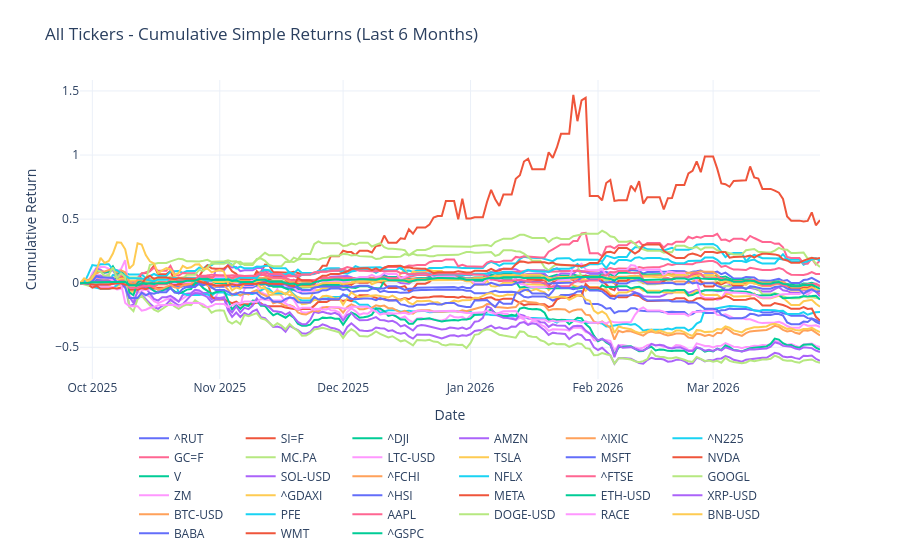

The code cell stored with this chart in its notebook:
### Code cell
# plot last 6 months of cumprod_simple_6m returns 
fig = go.Figure()
for column in cumprod_simple_6m.columns:
    fig.add_trace(
        go.Scatter(
            x=cumprod_simple_6m.index,
            y=cumprod_simple_6m[column],
            mode="lines",
            name=column,
        )
    )

fig.update_layout(
    title="All Tickers - Cumulative Simple Returns (Last 6 Months)",
    xaxis_title="Date",
    yaxis_title="Cumulative Return",
    legend=dict(orientation="h", yanchor="top", y=-0.15, xanchor="center", x=0.5),
    template="plotly_white",
    margin=dict(t=80, b=120),
)
fig.show()

### Figure 1 — Plotly figure (JSON) as saved in the notebook; plotly's stock layout.template omitted (floating-point values rounded to 4 significant figures; data arrays with more than 128 entries replaced by an {"elided": "..."} marker saying what was removed)
{"data": [{"mode": "lines", "name": "^RUT", "type": "scatter", "x": {"elided": "181 str values"}, "y": {"elided": "181 float values"}}, {"mode": "lines", "name": "SI=F", "type": "scatter", "x": {"elided": "181 str values"}, "y": {"elided": "181 float values"}}, {"mode": "lines", "name": "^DJI", "type": "scatter", "x": {"elided": "181 str values"}, "y": {"elided": "181 float values"}}, {"mode": "lines", "name": "AMZN", "type": "scatter", "x": {"elided": "181 str values"}, "y": {"elided": "181 float values"}}, {"mode": "lines", "name": "^IXIC", "type": "scatter", "x": {"elided": "181 str values"}, "y": {"elided": "181 float values"}}, {"mode": "lines", "name": "^N225", "type": "scatter", "x": {"elided": "181 str values"}, "y": {"elided": "181 float values"}}, {"mode": "lines", "name": "GC=F", "type": "scatter", "x": {"elided": "181 str values"}, "y": {"elided": "181 float values"}}, {"mode": "lines", "name": "MC.PA", "type": "scatter", "x": {"elided": "181 str values"}, "y": {"elided": "181 float values"}}, {"mode": "lines", "name": "LTC-USD", "type": "scatter", "x": {"elided": "181 str values"}, "y": {"elided": "181 float values"}}, {"mode": "lines", "name": "TSLA", "type": "scatter", "x": {"elided": "181 str values"}, "y": {"elided": "181 float values"}}, {"mode": "lines", "name": "MSFT", "type": "scatter", "x": {"elided": "181 str values"}, "y": {"elided": "181 float values"}}, {"mode": "lines", "name": "NVDA", "type": "scatter", "x": {"elided": "181 str values"}, "y": {"elided": "181 float values"}}, {"mode": "lines", "name": "V", "type": "scatter", "x": {"elided": "181 str values"}, "y": {"elided": "181 float values"}}, {"mode": "lines", "name": "SOL-USD", "type": "scatter", "x": {"elided": "181 str values"}, "y": {"elided": "181 float values"}}, {"mode": "lines", "name": "^FCHI", "type": "scatter", "x": {"elided": "181 str values"}, "y": {"elided": "181 float values"}}, {"mode": "lines", "name": "NFLX", "type": "scatter", "x": {"elided": "181 str values"}, "y": {"elided": "181 float values"}}, {"mode": "lines", "name": "^FTSE", "type": "scatter", "x": {"elided": "181 str values"}, "y": {"elided": "181 float values"}}, {"mode": "lines", "name": "GOOGL", "type": "scatter", "x": {"elided": "181 str values"}, "y": {"elided": "181 float values"}}, {"mode": "lines", "name": "ZM", "type": "scatter", "x": {"elided": "181 str values"}, "y": {"elided": "181 float values"}}, {"mode": "lines", "name": "^GDAXI", "type": "scatter", "x": {"elided": "181 str values"}, "y": {"elided": "181 float values"}}, {"mode": "lines", "name": "^HSI", "type": "scatter", "x": {"elided": "181 str values"}, "y": {"elided": "181 float values"}}, {"mode": "lines", "name": "META", "type": "scatter", "x": {"elided": "181 str values"}, "y": {"elided": "181 float values"}}, {"mode": "lines", "name": "ETH-USD", "type": "scatter", "x": {"elided": "181 str values"}, "y": {"elided": "181 float values"}}, {"mode": "lines", "name": "XRP-USD", "type": "scatter", "x": {"elided": "181 str values"}, "y": {"elided": "181 float values"}}, {"mode": "lines", "name": "BTC-USD", "type": "scatter", "x": {"elided": "181 str values"}, "y": {"elided": "181 float values"}}, {"mode": "lines", "name": "PFE", "type": "scatter", "x": {"elided": "181 str values"}, "y": {"elided": "181 float values"}}, {"mode": "lines", "name": "AAPL", "type": "scatter", "x": {"elided": "181 str values"}, "y": {"elided": "181 float values"}}, {"mode": "lines", "name": "DOGE-USD", "type": "scatter", "x": {"elided": "181 str values"}, "y": {"elided": "181 float values"}}, {"mode": "lines", "name": "RACE", "type": "scatter", "x": {"elided": "181 str values"}, "y": {"elided": "181 float values"}}, {"mode": "lines", "name": "BNB-USD", "type": "scatter", "x": {"elided": "181 str values"}, "y": {"elided": "181 float values"}}, {"mode": "lines", "name": "BABA", "type": "scatter", "x": {"elided": "181 str values"}, "y": {"elided": "181 float values"}}, {"mode": "lines", "name": "WMT", "type": "scatter", "x": {"elided": "181 str values"}, "y": {"elided": "181 float values"}}, {"mode": "lines", "name": "^GSPC", "type": "scatter", "x": {"elided": "181 str values"}, "y": {"elided": "181 float values"}}], "layout": {"legend": {"orientation": "h", "x": 0.5, "xanchor": "center", "y": -0.15, "yanchor": "top"}, "margin": {"b": 120, "t": 80}, "title": {"text": "All Tickers - Cumulative Simple Returns (Last 6 Months)"}, "xaxis": {"title": {"text": "Date"}}, "yaxis": {"title": {"text": "Cumulative Return"}}}}
